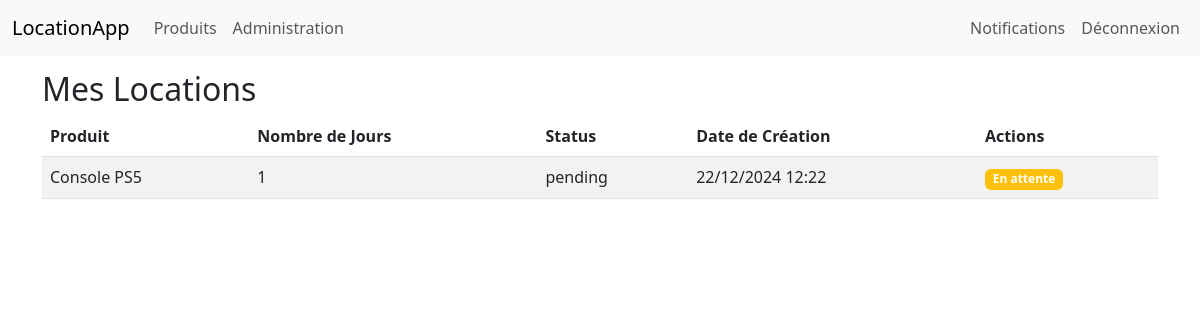
The app's page /rentals/ (signed in) with its own data.
### location_app/models.py (models this page shows, shortened)
class Rental(db.Model):
    __tablename__ = 'rentals'
    id = db.Column(db.Integer, primary_key=True)
    user_id = db.Column(db.Integer, db.ForeignKey('users.id'), nullable=False)
    product_id = db.Column(db.Integer, db.ForeignKey('products.id'), nullable=False)
    days = db.Column(db.Integer, default=1)
    start_date = db.Column(db.Date, nullable=True)
    status = db.Column(db.String(32), default="pending")  # Status : pending, accepted, refused, in_progress, finished, dispute, canceled
    created_at = db.Column(db.DateTime, default=datetime.utcnow)
    dispute_reason = db.Column(db.String(255), nullable=True)
    dispute_comment = db.Column(db.Text, nullable=True)
    product_rating = db.Column(db.Integer, nullable=True)
    supplier_rating = db.Column(db.Integer, nullable=True)
    user = db.relationship('User', back_populates='rentals')
    product = db.relationship('Product', back_populates='rentals')

class Product(db.Model):
    __tablename__ = 'products'
    id = db.Column(db.Integer, primary_key=True)
    name = db.Column(db.String(128), nullable=False)
    daily_price = db.Column(db.Float, default=0.0)
    avg_rating_product = db.Column(db.Float, default=0.0)  # Champ pour la moyenne des notes
    supplier_id = db.Column(db.Integer, db.ForeignKey('users.id'), nullable=False)  # Référence à l'utilisateur fournisseur
    rentals = db.relationship('Rental', back_populates='product', lazy=True)
    supplier = db.relationship('User', back_populates='products')  # Relation vers le fournisseur

### location_app/rentals/routes.py (the view)
@rentals_bp.route('/')
@roles_required('client', 'admin')  # Admins peuvent voir toutes les locations
def list_rentals():
    if current_user.role == 'client':
        rentals = Rental.query.filter_by(user_id=current_user.id).order_by(Rental.created_at.desc()).all()
    elif current_user.role == 'admin':
        rentals = Rental.query.order_by(Rental.created_at.desc()).all()
    else:
        flash('Accès refusé.', 'danger')
        return redirect(url_for('main.home'))
    return render_template('rentals/rental.html', rentals=rentals)

### location_app/models.py (called while the page is built)
@login.user_loader
def load_user(user_id):
    return User.query.get(int(user_id))

### location_app/utils.py (called while the page is built)
def roles_required(*roles):
    def decorator(f):
        @wraps(f)
        def decorated_function(*args, **kwargs):
            if not current_user.is_authenticated:
                abort(403)
            if current_user.role not in roles and current_user.role != 'admin':
                abort(403)
            return f(*args, **kwargs)
        return decorated_function
    return decorator

### location_app/templates/rentals/rental.html
{% extends "base.html" %}
{% block content %}
    <h2>Mes Locations</h2>
    {% if rentals %}
        <div class="table-responsive">
            <table class="table table-striped">
                <thead>
                    <tr>
                        <th>Produit</th>
                        <th>Nombre de Jours</th>
                        <th>Status</th>
                        <th>Date de Création</th>
                        <th>Actions</th>
                    </tr>
                </thead>
                <tbody>
                    {% for rental in rentals %}
                        <tr>
                            <td>{{ rental.product.name }}</td>
                            <td>{{ rental.days }}</td>
                            <td>{{ rental.status }}</td>
                            <td>{{ rental.created_at.strftime('%d/%m/%Y %H:%M') }}</td>
                            <td>
                                {% if rental.status == 'pending' %}
                                    <span class="badge bg-warning">En attente</span>
                                {% elif rental.status == 'accepted' %}
                                    <span class="badge bg-success">Accepté</span>
                                {% elif rental.status == 'refused' %}
                                    <span class="badge bg-danger">Refusé</span>
                                {% elif rental.status == 'in_progress' %}
                                    <span class="badge bg-info">En cours</span>
                                {% elif rental.status == 'finished' %}
                                    <span class="badge bg-secondary">Terminé</span>
                                {% elif rental.status == 'dispute' %}
                                    <span class="badge bg-dark">Dispute</span>
                                {% elif rental.status == 'canceled' %}
                                    <span class="badge bg-dark">Annulé</span>
                                {% endif %}
                            </td>
                        </tr>
                    {% endfor %}
                </tbody>
            </table>
        </div>
    {% else %}
        <p>Aucune location effectuée.</p>
    {% endif %}
{% endblock %}

### location_app/templates/base.html (style rules this page uses)
body { padding-top: 70px; }

### records on screen
Rental: product.name "Console PS5", days "1", status "pending", created_at "22/12/2024 12:22", shows "En attente"
